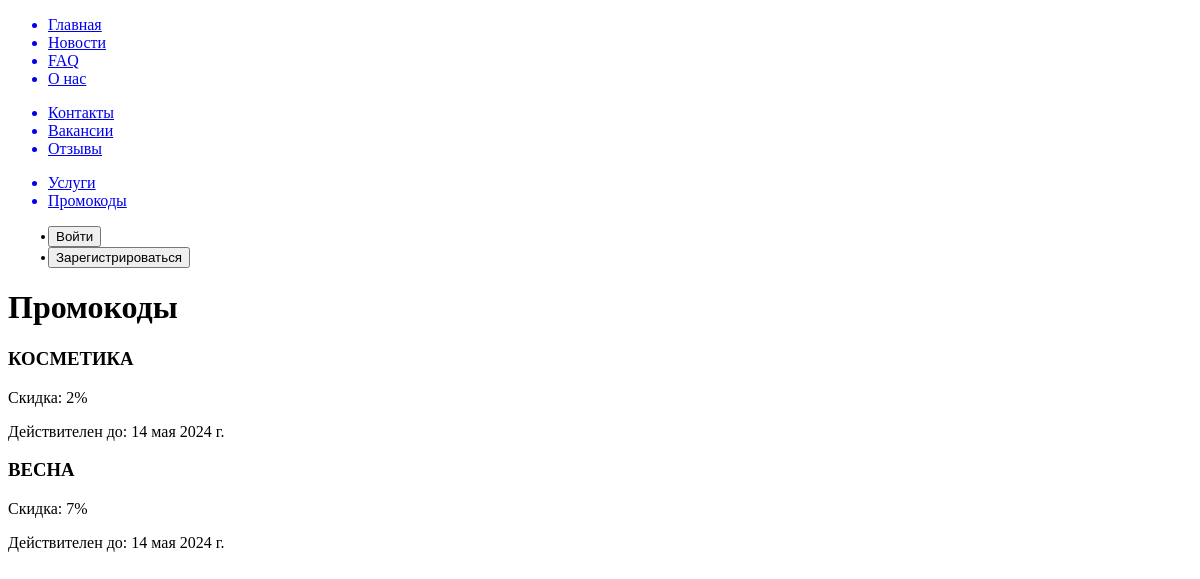
The app's page /clinic/promocodes, older data.
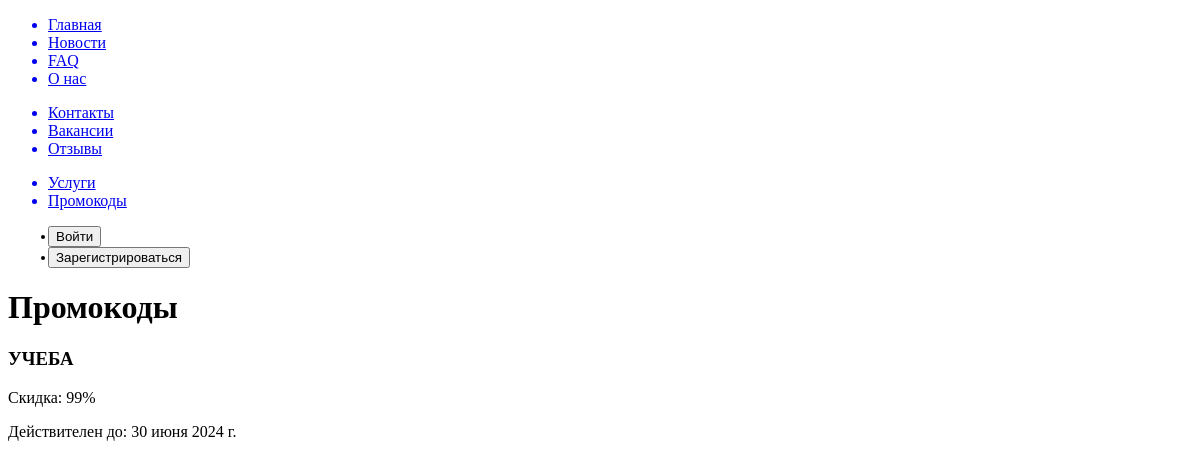
The same page, newer data.
### clinic/models.py (models this page shows, shortened)
class PromoCodes(models.Model):
    code = models.CharField('Промокод', max_length=50, unique=True)
    discount = models.PositiveSmallIntegerField('Скидка, %', validators=[MinValueValidator(1), MaxValueValidator(100)])
    expiration_date = models.DateField('Дата истечения срока действия')
    class Meta:
        verbose_name = 'Промокод'
        verbose_name_plural = 'Промокоды'

### clinic/views.py (the view)
# urls.py: path('promocodes', views.promocodes_view, name='promocodes'),
def promocodes_view(request):
    promocodes = PromoCodes.objects.filter(expiration_date__gte=date.today()).order_by('-id')
    return render(request, 'clinic/promocodes.html', {'promocodes': promocodes})

### clinic/templates/clinic/promocodes.html (shortened to what this page needs)
{% extends 'main/layout.html' %}
{% block content %}
    <h1>Промокоды</h1>
    {% for promocode in promocodes %}
        <div class="promocode">
            <h3>{{ promocode.code }}</h3>
            <p>Скидка: {{ promocode.discount }}%</p>
            <p>Действителен до: {{ promocode.expiration_date }}</p>
        </div>
    {% endfor %}
{% endblock %}

### main/templates/main/layout.html (shortened to what this page needs)
<!doctype html>
<html lang="en">
<head>
</head>
<body>
    <aside>
        <ul>
            <a href="{% url 'home' %}"><li>Главная</li></a>
            <a href="{% url 'news' %}"><li>Новости</li></a>
            <a href="{% url 'faq' %}"><li>FAQ</li></a>
            <a href="{% url 'about' %}"><li>О нас</li></a>
        </ul>
        <ul>
            <a href="{% url 'contacts' %}"><li>Контакты</li></a>
            <a href="{% url 'vacancies' %}"><li>Вакансии</li></a>
            <a href="{% url 'reviews' %}"><li>Отзывы</li></a>
        </ul>
        <ul>
            <a href="{% url 'services' %}"><li>Услуги</li></a>
            <a href="{% url 'promocodes' %}"><li>Промокоды</li></a>
        </ul>
        <ul>
            {% if user.is_authenticated %}
                {% if user.is_superuser %}
                    <form action="{% url 'logout' %}" method="post">
                        {% csrf_token %}
                        <button type="submit"><li>Выйти админу</li></button>
                    </form>
                    <form action="{% url 'add_random_client' %}" method="get">
                        <button type="submit"><li>Создать нового клиента (API)</li></button>
                    </form>
                    <form action="{% url 'add_cosmetology_news' %}" method="get">
                        <button type="submit"><li>Добавить новость про косметику (API)</li></button>
                    </form>
                {% elif user.doctor %}
                    <form action="{% url 'logout' %}" method="post">
                        {% csrf_token %}
                        <button type="submit"><li>Выйти врачу</li></button>
                    </form>
                {% elif user.client %}
                    <form action="{% url 'logout' %}" method="post">
                        {% csrf_token %}
                        <button type="submit"><li>Выйти клиенту</li></button>
                    </form>
                {% endif %}
            {% else %}
                <form action="{% url 'to_login' %}" method="get">
                    <button type="submit"><li>Войти</li></button>
                </form>
                <form action="{% url 'registration' %}" method="get">
                    <button type="submit"><li>Зарегистрироваться</li></button>
                </form>
            {% endif %}
        </ul>
    </aside>
    <main>
        {% block content %}
        {% endblock %}
    </main>
</body>
</html>

Row changes from the older to the newer data that the page shows:
removed PromoCodes: code "КОСМЕТИКА", discount "2", expiration_date "14 мая 2024 г."
removed PromoCodes: code "ВЕСНА", discount "7", expiration_date "14 мая 2024 г."
added PromoCodes: code "УЧЕБА", discount "99", expiration_date "30 июня 2024 г."
